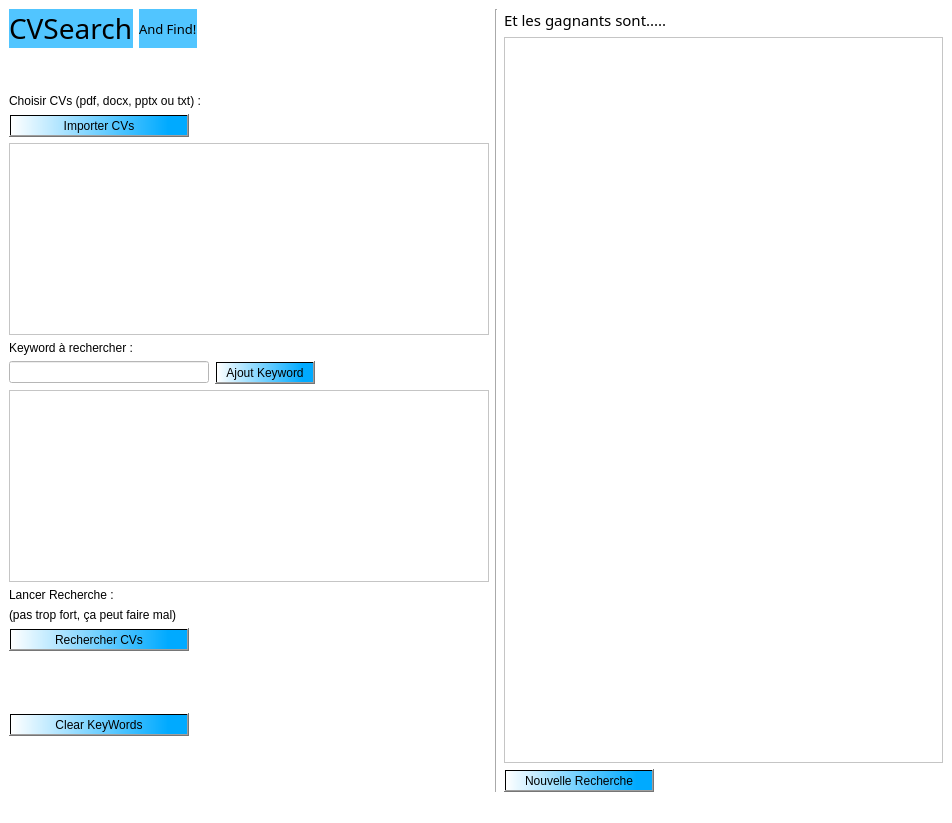
<?xml version="1.0" encoding="UTF-8"?>
<ui version="4.0">
 <class>MainWindow</class>
 <widget class="QMainWindow" name="MainWindow">
  <property name="geometry">
   <rect>
    <x>0</x>
    <y>0</y>
    <width>952</width>
    <height>823</height>
   </rect>
  </property>
  <property name="windowTitle">
   <string>MainWindow</string>
  </property>
  <property name="styleSheet">
   <string notr="true">background-color: rgb(255, 255, 255);</string>
  </property>
  <widget class="QWidget" name="centralwidget">
   <layout class="QHBoxLayout" name="horizontalLayout_7">
    <item>
     <layout class="QVBoxLayout" name="verticalLayout_2">
      <item>
       <layout class="QHBoxLayout" name="horizontalLayout_3">
        <item>
         <widget class="QLabel" name="label">
          <property name="sizePolicy">
           <sizepolicy hsizetype="Fixed" vsizetype="Preferred">
            <horstretch>0</horstretch>
            <verstretch>0</verstretch>
           </sizepolicy>
          </property>
          <property name="minimumSize">
           <size>
            <width>100</width>
            <height>0</height>
           </size>
          </property>
          <property name="maximumSize">
           <size>
            <width>300</width>
            <height>16777215</height>
           </size>
          </property>
          <property name="font">
           <font>
            <family>Showcard Gothic</family>
            <pointsize>21</pointsize>
           </font>
          </property>
          <property name="styleSheet">
           <string notr="true">background-color: rgb(81, 197, 255);</string>
          </property>
          <property name="text">
           <string>CVSearch</string>
          </property>
         </widget>
        </item>
        <item>
         <widget class="QLabel" name="label_7">
          <property name="font">
           <font>
            <family>Showcard Gothic</family>
            <pointsize>10</pointsize>
           </font>
          </property>
          <property name="styleSheet">
           <string notr="true">background-color: rgb(81, 197, 255);</string>
          </property>
          <property name="text">
           <string>And Find!</string>
          </property>
         </widget>
        </item>
        <item>
         <spacer name="horizontalSpacer">
          <property name="orientation">
           <enum>Qt::Horizontal</enum>
          </property>
          <property name="sizeHint" stdset="0">
           <size>
            <width>40</width>
            <height>20</height>
           </size>
          </property>
         </spacer>
        </item>
       </layout>
      </item>
      <item>
       <spacer name="verticalSpacer">
        <property name="orientation">
         <enum>Qt::Vertical</enum>
        </property>
        <property name="sizeType">
         <enum>QSizePolicy::Minimum</enum>
        </property>
        <property name="sizeHint" stdset="0">
         <size>
          <width>20</width>
          <height>40</height>
         </size>
        </property>
       </spacer>
      </item>
      <item>
       <widget class="QLabel" name="label_3">
        <property name="font">
         <font>
          <pointsize>9</pointsize>
         </font>
        </property>
        <property name="text">
         <string>Choisir CVs (pdf, docx, pptx ou txt) :</string>
        </property>
       </widget>
      </item>
      <item>
       <layout class="QHBoxLayout" name="horizontalLayout_5">
        <item>
         <widget class="QPushButton" name="pBAjoutCV">
          <property name="sizePolicy">
           <sizepolicy hsizetype="Fixed" vsizetype="Fixed">
            <horstretch>0</horstretch>
            <verstretch>0</verstretch>
           </sizepolicy>
          </property>
          <property name="minimumSize">
           <size>
            <width>180</width>
            <height>0</height>
           </size>
          </property>
          <property name="maximumSize">
           <size>
            <width>180</width>
            <height>16777215</height>
           </size>
          </property>
          <property name="font">
           <font>
            <pointsize>9</pointsize>
           </font>
          </property>
          <property name="cursor">
           <cursorShape>PointingHandCursor</cursorShape>
          </property>
          <property name="styleSheet">
           <string notr="true">background-color: qlineargradient(spread:reflect, x1:0, y1:0, x2:1, y2:0, stop:0 rgba(255, 255, 255, 255), stop:0.894472 rgba(0, 170, 255, 255));</string>
          </property>
          <property name="text">
           <string>Importer CVs</string>
          </property>
         </widget>
        </item>
        <item>
         <spacer name="horizontalSpacer_5">
          <property name="orientation">
           <enum>Qt::Horizontal</enum>
          </property>
          <property name="sizeHint" stdset="0">
           <size>
            <width>40</width>
            <height>20</height>
           </size>
          </property>
         </spacer>
        </item>
       </layout>
      </item>
      <item>
       <widget class="QTableWidget" name="tableWidget"/>
      </item>
      <item>
       <widget class="QLabel" name="label_2">
        <property name="font">
         <font>
          <pointsize>9</pointsize>
         </font>
        </property>
        <property name="text">
         <string>Keyword à rechercher :</string>
        </property>
       </widget>
      </item>
      <item>
       <layout class="QHBoxLayout" name="horizontalLayout">
        <item>
         <widget class="QLineEdit" name="lEKeyWord">
          <property name="sizePolicy">
           <sizepolicy hsizetype="Minimum" vsizetype="Fixed">
            <horstretch>0</horstretch>
            <verstretch>0</verstretch>
           </sizepolicy>
          </property>
          <property name="minimumSize">
           <size>
            <width>200</width>
            <height>0</height>
           </size>
          </property>
          <property name="text">
           <string/>
          </property>
         </widget>
        </item>
        <item>
         <widget class="QPushButton" name="pBAddKeyWord">
          <property name="sizePolicy">
           <sizepolicy hsizetype="Fixed" vsizetype="Fixed">
            <horstretch>0</horstretch>
            <verstretch>0</verstretch>
           </sizepolicy>
          </property>
          <property name="minimumSize">
           <size>
            <width>100</width>
            <height>0</height>
           </size>
          </property>
          <property name="maximumSize">
           <size>
            <width>100</width>
            <height>16777215</height>
           </size>
          </property>
          <property name="font">
           <font>
            <pointsize>9</pointsize>
           </font>
          </property>
          <property name="cursor">
           <cursorShape>PointingHandCursor</cursorShape>
          </property>
          <property name="styleSheet">
           <string notr="true">background-color: qlineargradient(spread:reflect, x1:0, y1:0, x2:1, y2:0, stop:0 rgba(255, 255, 255, 255), stop:0.894472 rgba(0, 170, 255, 255));</string>
          </property>
          <property name="text">
           <string>Ajout Keyword</string>
          </property>
         </widget>
        </item>
        <item>
         <spacer name="horizontalSpacer_4">
          <property name="orientation">
           <enum>Qt::Horizontal</enum>
          </property>
          <property name="sizeHint" stdset="0">
           <size>
            <width>40</width>
            <height>20</height>
           </size>
          </property>
         </spacer>
        </item>
       </layout>
      </item>
      <item>
       <widget class="QTableWidget" name="tWKeyWord"/>
      </item>
      <item>
       <layout class="QHBoxLayout" name="horizontalLayout_2">
        <item>
         <layout class="QVBoxLayout" name="verticalLayout_3">
          <item>
           <widget class="QLabel" name="label_4">
            <property name="font">
             <font>
              <pointsize>9</pointsize>
             </font>
            </property>
            <property name="text">
             <string>Lancer Recherche :</string>
            </property>
           </widget>
          </item>
          <item>
           <widget class="QLabel" name="label_5">
            <property name="font">
             <font>
              <pointsize>9</pointsize>
             </font>
            </property>
            <property name="text">
             <string>(pas trop fort, ça peut faire mal)</string>
            </property>
           </widget>
          </item>
          <item>
           <widget class="QPushButton" name="pBResearch">
            <property name="sizePolicy">
             <sizepolicy hsizetype="Fixed" vsizetype="Fixed">
              <horstretch>0</horstretch>
              <verstretch>0</verstretch>
             </sizepolicy>
            </property>
            <property name="minimumSize">
             <size>
              <width>180</width>
              <height>0</height>
             </size>
            </property>
            <property name="maximumSize">
             <size>
              <width>180</width>
              <height>16777215</height>
             </size>
            </property>
            <property name="font">
             <font>
              <pointsize>9</pointsize>
             </font>
            </property>
            <property name="cursor">
             <cursorShape>PointingHandCursor</cursorShape>
            </property>
            <property name="styleSheet">
             <string notr="true">background-color: qlineargradient(spread:reflect, x1:0, y1:0, x2:1, y2:0, stop:0 rgba(255, 255, 255, 255), stop:0.894472 rgba(0, 170, 255, 255));</string>
            </property>
            <property name="text">
             <string>Rechercher CVs</string>
            </property>
           </widget>
          </item>
         </layout>
        </item>
        <item>
         <spacer name="horizontalSpacer_3">
          <property name="orientation">
           <enum>Qt::Horizontal</enum>
          </property>
          <property name="sizeType">
           <enum>QSizePolicy::Expanding</enum>
          </property>
          <property name="sizeHint" stdset="0">
           <size>
            <width>300</width>
            <height>20</height>
           </size>
          </property>
         </spacer>
        </item>
       </layout>
      </item>
      <item>
       <spacer name="verticalSpacer_2">
        <property name="orientation">
         <enum>Qt::Vertical</enum>
        </property>
        <property name="sizeHint" stdset="0">
         <size>
          <width>20</width>
          <height>40</height>
         </size>
        </property>
       </spacer>
      </item>
      <item>
       <layout class="QHBoxLayout" name="horizontalLayout_6">
        <item>
         <widget class="QPushButton" name="pBClearKW">
          <property name="minimumSize">
           <size>
            <width>180</width>
            <height>0</height>
           </size>
          </property>
          <property name="maximumSize">
           <size>
            <width>180</width>
            <height>16777215</height>
           </size>
          </property>
          <property name="font">
           <font>
            <pointsize>9</pointsize>
           </font>
          </property>
          <property name="cursor">
           <cursorShape>PointingHandCursor</cursorShape>
          </property>
          <property name="styleSheet">
           <string notr="true">background-color: qlineargradient(spread:reflect, x1:0, y1:0, x2:1, y2:0, stop:0 rgba(255, 255, 255, 255), stop:0.894472 rgba(0, 170, 255, 255));</string>
          </property>
          <property name="text">
           <string>Clear KeyWords</string>
          </property>
         </widget>
        </item>
        <item>
         <spacer name="horizontalSpacer_6">
          <property name="orientation">
           <enum>Qt::Horizontal</enum>
          </property>
          <property name="sizeType">
           <enum>QSizePolicy::Expanding</enum>
          </property>
          <property name="sizeHint" stdset="0">
           <size>
            <width>300</width>
            <height>20</height>
           </size>
          </property>
         </spacer>
        </item>
       </layout>
      </item>
      <item>
       <spacer name="verticalSpacer_3">
        <property name="orientation">
         <enum>Qt::Vertical</enum>
        </property>
        <property name="sizeHint" stdset="0">
         <size>
          <width>20</width>
          <height>40</height>
         </size>
        </property>
       </spacer>
      </item>
     </layout>
    </item>
    <item>
     <widget class="Line" name="line">
      <property name="orientation">
       <enum>Qt::Vertical</enum>
      </property>
     </widget>
    </item>
    <item>
     <layout class="QVBoxLayout" name="verticalLayout">
      <item>
       <widget class="QLabel" name="label_6">
        <property name="font">
         <font>
          <family>Showcard Gothic</family>
          <pointsize>11</pointsize>
         </font>
        </property>
        <property name="text">
         <string>Et les gagnants sont.....</string>
        </property>
       </widget>
      </item>
      <item>
       <widget class="QTableWidget" name="tWResults">
        <property name="minimumSize">
         <size>
          <width>400</width>
          <height>0</height>
         </size>
        </property>
       </widget>
      </item>
      <item>
       <layout class="QHBoxLayout" name="horizontalLayout_4">
        <item>
         <widget class="QPushButton" name="pBNewRequest">
          <property name="sizePolicy">
           <sizepolicy hsizetype="Fixed" vsizetype="Fixed">
            <horstretch>0</horstretch>
            <verstretch>0</verstretch>
           </sizepolicy>
          </property>
          <property name="minimumSize">
           <size>
            <width>150</width>
            <height>0</height>
           </size>
          </property>
          <property name="maximumSize">
           <size>
            <width>150</width>
            <height>16777215</height>
           </size>
          </property>
          <property name="font">
           <font>
            <pointsize>9</pointsize>
           </font>
          </property>
          <property name="cursor">
           <cursorShape>PointingHandCursor</cursorShape>
          </property>
          <property name="styleSheet">
           <string notr="true">background-color: qlineargradient(spread:reflect, x1:0, y1:0, x2:1, y2:0, stop:0 rgba(255, 255, 255, 255), stop:0.894472 rgba(0, 170, 255, 255));</string>
          </property>
          <property name="text">
           <string>Nouvelle Recherche</string>
          </property>
         </widget>
        </item>
        <item>
         <spacer name="horizontalSpacer_2">
          <property name="orientation">
           <enum>Qt::Horizontal</enum>
          </property>
          <property name="sizeHint" stdset="0">
           <size>
            <width>40</width>
            <height>20</height>
           </size>
          </property>
         </spacer>
        </item>
       </layout>
      </item>
     </layout>
    </item>
   </layout>
  </widget>
  <widget class="QMenuBar" name="menubar">
   <property name="geometry">
    <rect>
     <x>0</x>
     <y>0</y>
     <width>952</width>
     <height>21</height>
    </rect>
   </property>
  </widget>
  <widget class="QStatusBar" name="statusbar"/>
 </widget>
 <resources/>
 <connections/>
</ui>
